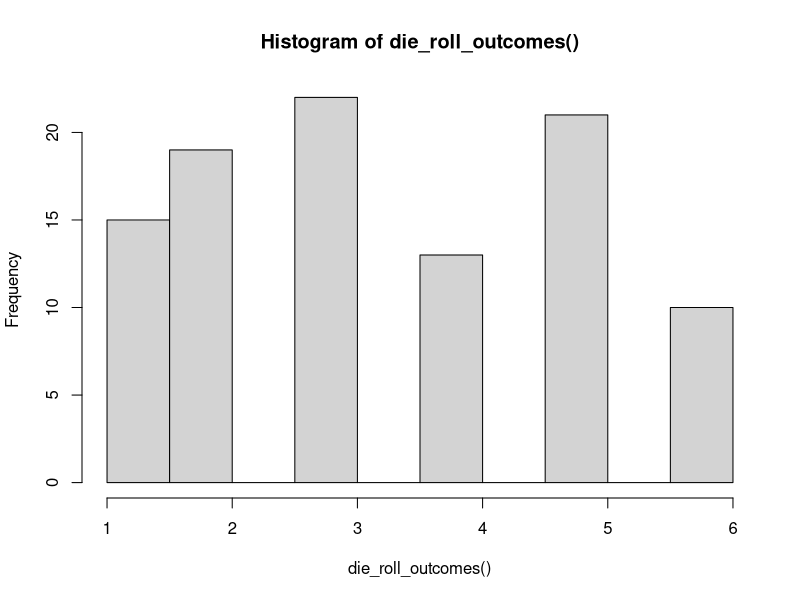
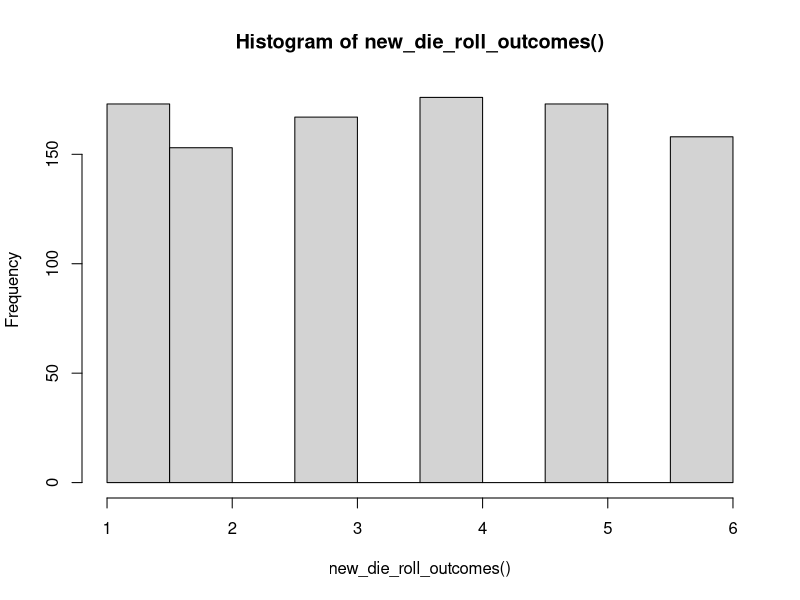

Recreate these plots in R, in order.
roll_die <- function(){
  die <- 1:6
  return(sample(die, size=1))
  }

roll_die()


die_roll_outcomes <- function(){
  a <- replicate(100, roll_die())
  return(a)
  }

die_roll_outcomes()
hist(x = die_roll_outcomes())

sum(die_roll_outcomes())


new_die_roll_outcomes <- function(){
  a <- replicate(1000, roll_die())
  return(a)
}

die_sum <- sum(new_die_roll_outcomes())
hist(x = new_die_roll_outcomes())

